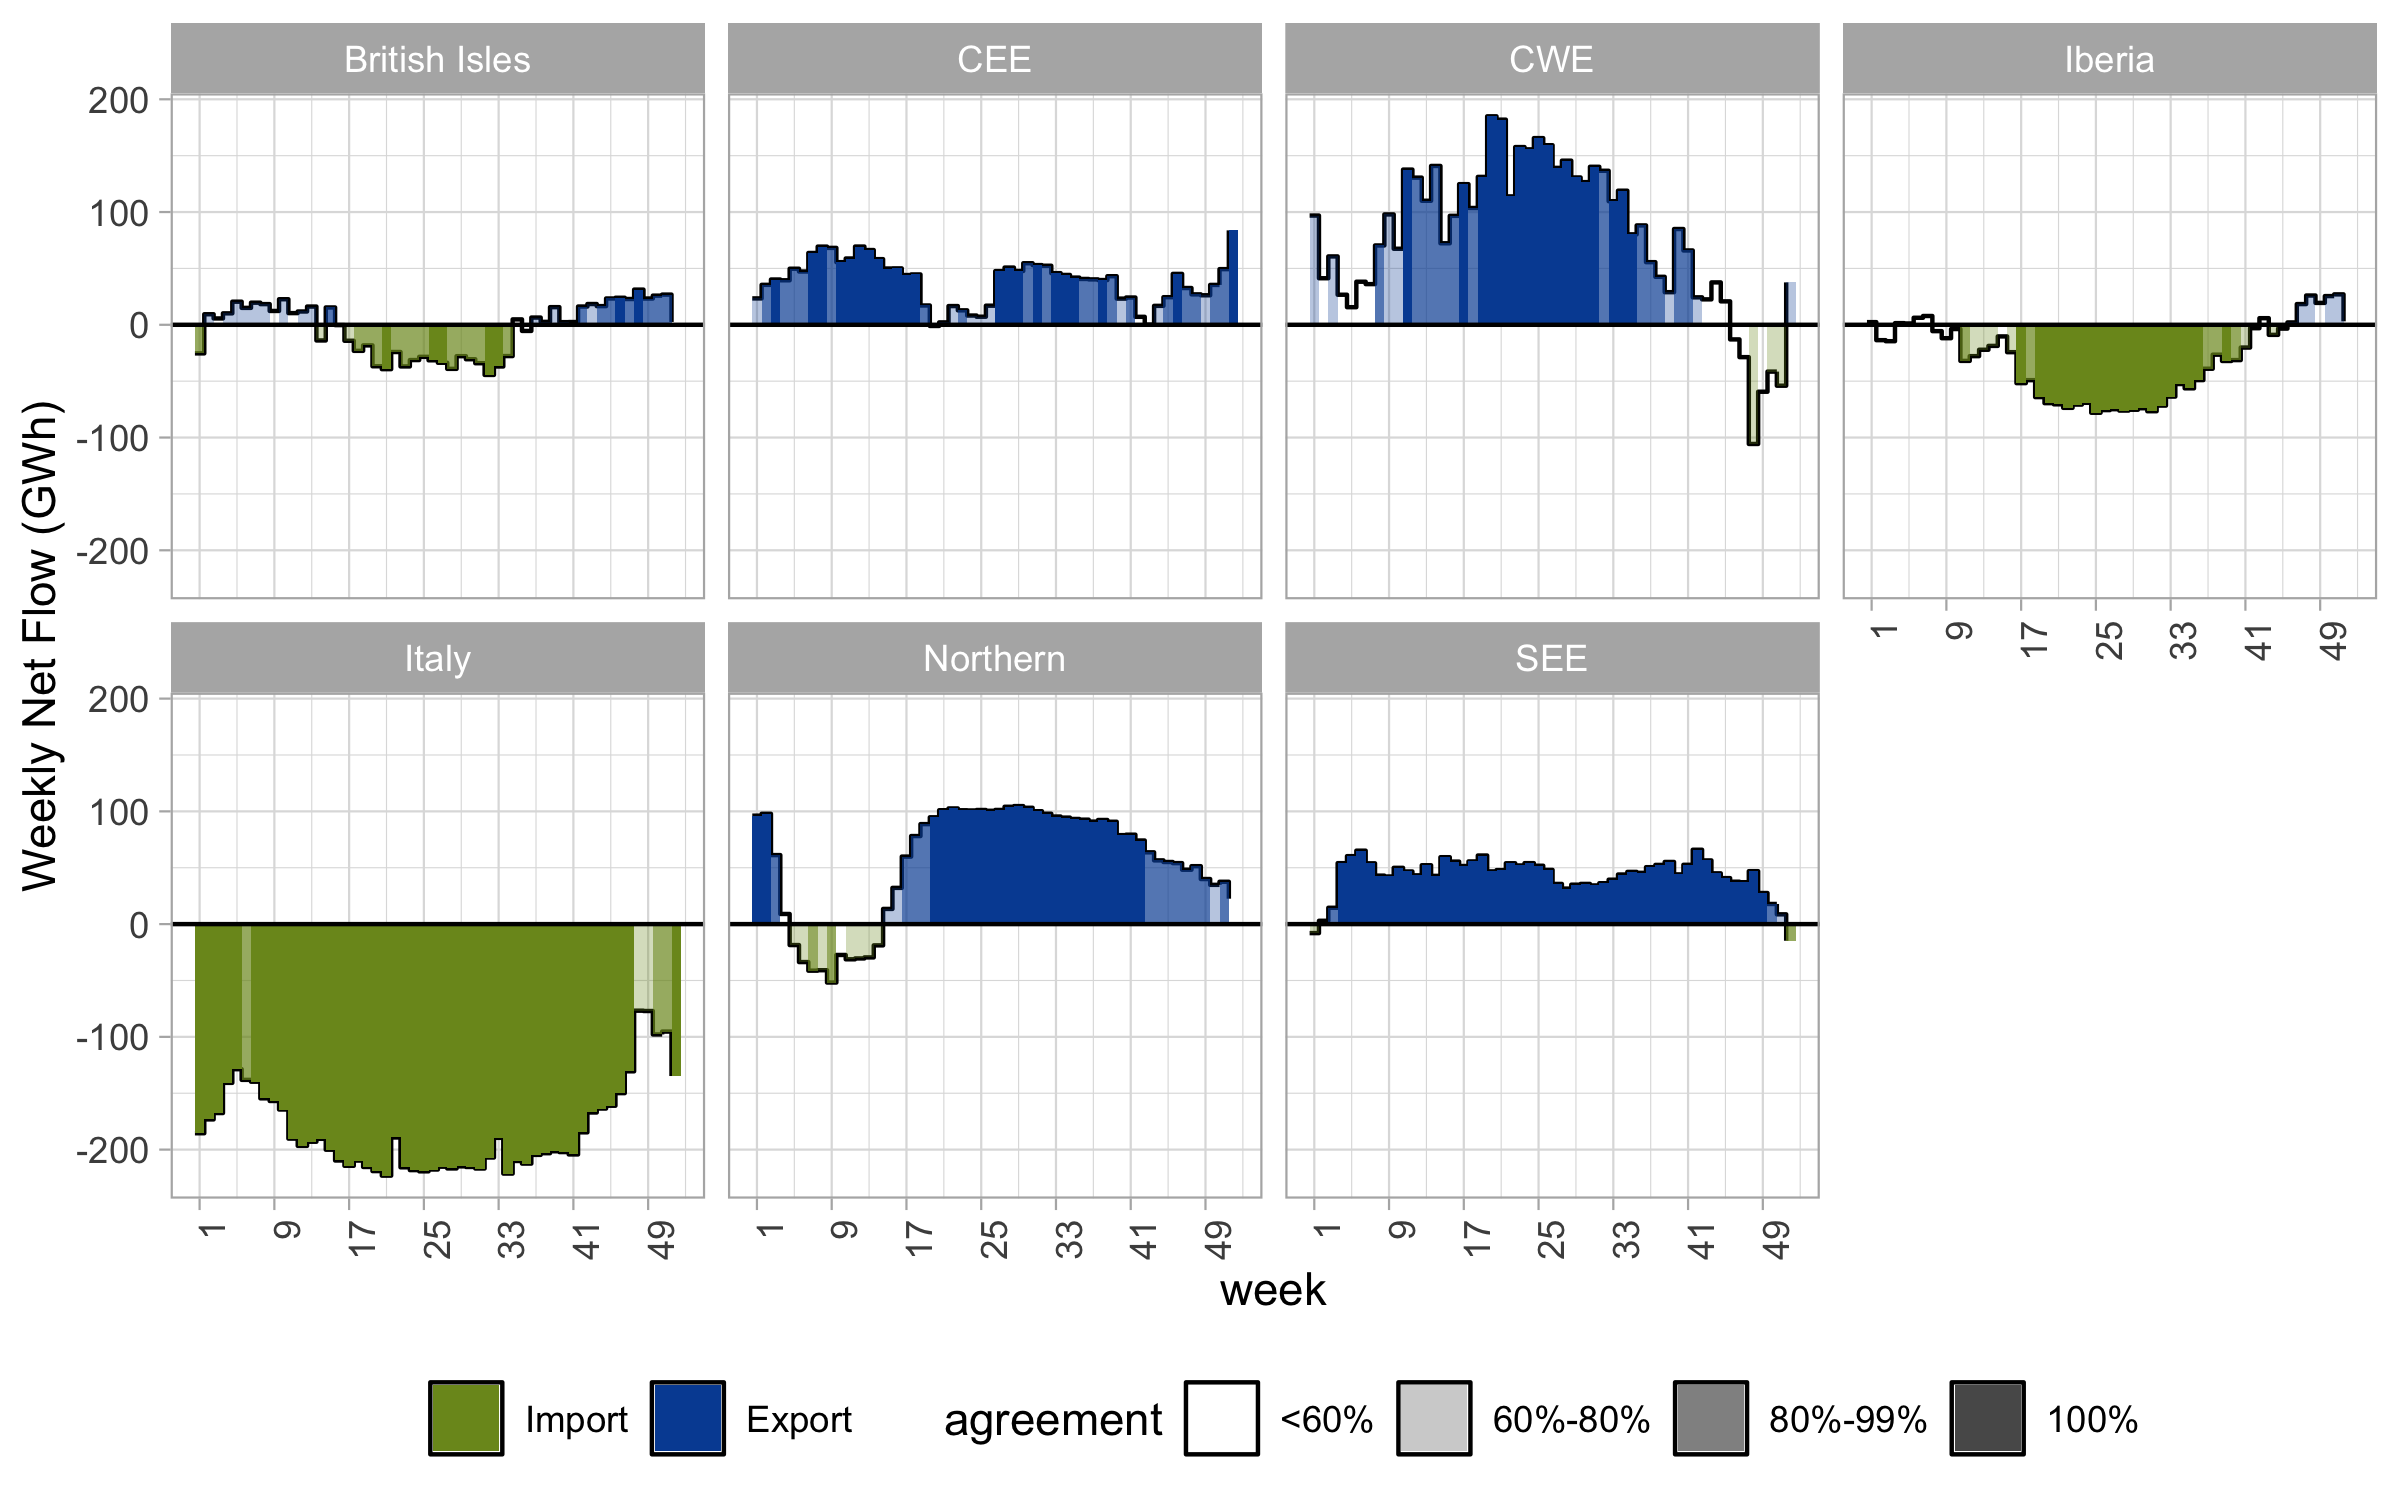

The R source for this figure:
# This code has been used to generate the figures in the following report:
# De Felice, M., Busch, S., Kanellopoulos, K., Kavvadias, K. and Hidalgo Gonzalez, I.,
# Power system flexibility in a variable climate,
# ISBN 978-92-76-18183-5 (online), doi:10.2760/75312 (online)
# This code is released under Creative Commons Attribution 4.0 International (CC BY 4.0) licence
# (https://creativecommons.org/licenses/by/4.0/).

library(tidyverse)

toplot <- read_csv("data_figure23.csv")

g <- ggplot(toplot, aes(x = w, y = net)) +
  geom_step(position = position_nudge(x = -0.5)) +
  geom_bar(
    stat = "identity",
    aes(
      fill = as.factor(sign(net)),
      alpha = cut(n,
        breaks = c(10, 16, 21, 25, 30),
        labels = c("<60%", "60%-80%", "80%-99%", "100%")
      )
    ),
    width = 1
  ) +
  geom_hline(yintercept = 0) +
  scale_x_continuous(breaks = seq(1, 54, 8)) +
  ylab("Weekly Net Flow (GWh)") +
  xlab("week") +
  facet_wrap(~zone, nrow = 2) +
  scale_fill_manual(
    values = c("#7b9522", "#034ea2"),
    labels = c("Import", "Export"),
    name = ""
  ) +
  scale_alpha_manual(values = c(0, 0.3, 0.7, 1), name = "agreement") +
  theme_light() +
  theme(legend.key = element_rect(colour = "black")) +
  theme(
    axis.text.x = element_text(angle = 90, hjust = 1),
    legend.position = "bottom"
  )

ggsave("figure23.png", width = 8, height = 5)
